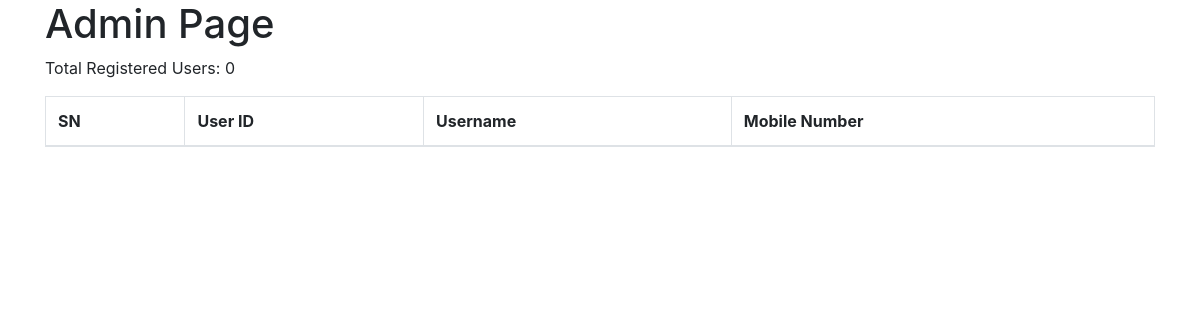
Page /myadmin on the earlier database version.
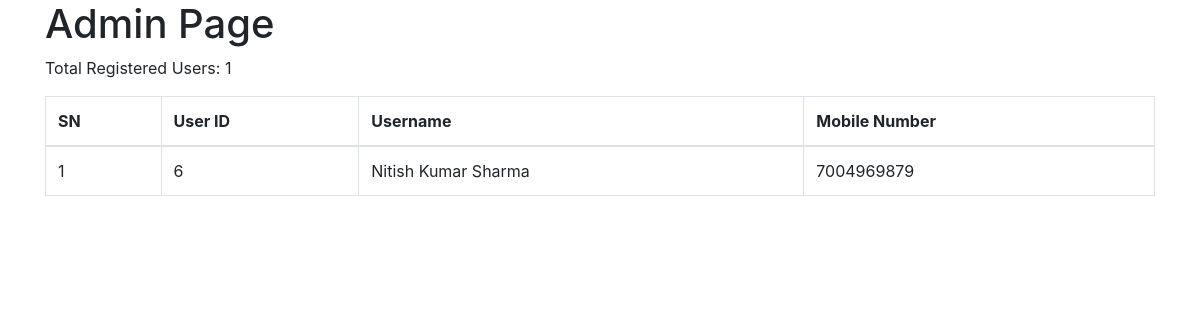
Same page on the later database version.
### tables this page shows
CREATE TABLE users (
                user_id INTEGER PRIMARY KEY AUTOINCREMENT,
                username TEXT NOT NULL,
                mobile_number TEXT UNIQUE NOT NULL,
                password_hash TEXT NOT NULL,
                role TEXT NOT NULL
            );

### app.py (the view)
@app.route('/myadmin')
def myadmin():
    conn = sqlite3.connect('printpro.db')  # Replace 'your_database.db' with your database file name
    cursor = conn.cursor()
    cursor.execute('SELECT COUNT(*) FROM users')
    user_count = cursor.fetchone()[0]
    cursor.execute('SELECT user_id, username, mobile_number FROM users')
    users = cursor.fetchall()
    conn.close()
    print(user_count, users)
    return render_template('myadmin.html', user_count=user_count, users=users)

### templates/myadmin.html (shortened to what this page needs)
<!DOCTYPE html>
<html lang="en">
<head>
    <link href="https://maxcdn.bootstrapcdn.com/bootstrap/4.5.2/css/bootstrap.min.css" rel="stylesheet">
</head>
<body>
    <div class="container">
        <h1>Admin Page</h1>
        <p>Total Registered Users: {{ user_count }}</p>
        <table class="table table-bordered">
            <thead>
                <tr>
                    <th>SN</th>
                    <th>User ID</th>
                    <th>Username</th>
                    <th>Mobile Number</th>
                </tr>
            </thead>
            <tbody>
                {% for user in users %}
                <tr>
                    <td>{{ loop.index }}</td>
                    <td>{{ user[0] }}</td>
                    <td>{{ user[1] }}</td>
                    <td>{{ user[2] }}</td>
                </tr>
                {% endfor %}
            </tbody>
        </table>
    </div>
</body>
</html>

Differences in the rows shown:
added users: user_id "6", username "Nitish Kumar Sharma", mobile_number "7004969879"
Other differences:
{{ user_count }}: "0" → "1"
